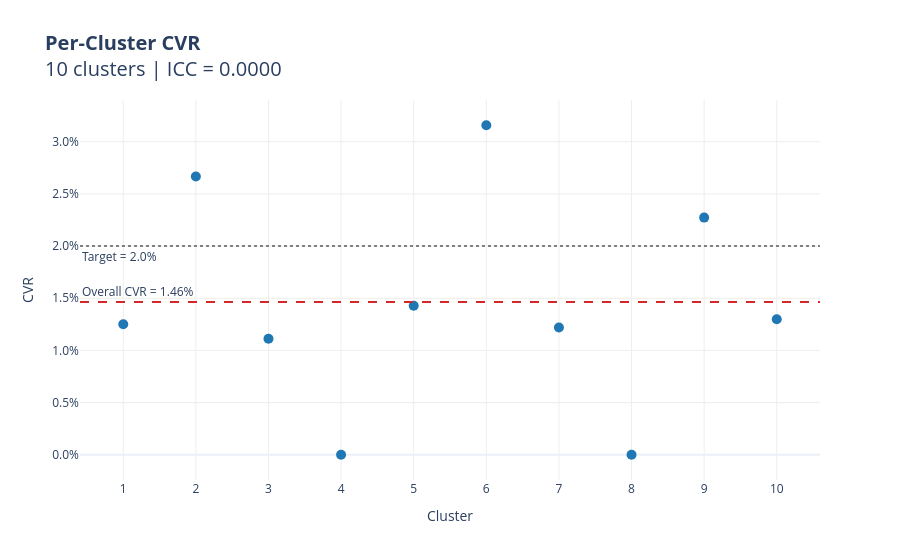
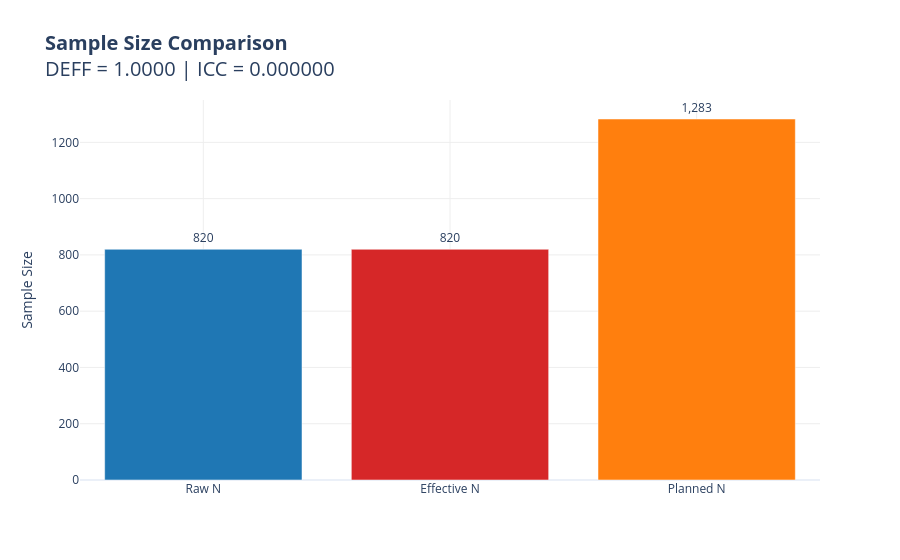

These figures' notebook cell, in order:
### Code cell
analyze_icc_effective_n(
    cluster_visitors=cluster_visitors,
    cluster_conversions=cluster_conversions,
    target_rate=d["target_rate"],
    planned_n=planned_n,
    cluster_labels=cluster_labels)

### Figure 1 — Plotly figure (JSON) as saved in the notebook; plotly's stock layout.template omitted (floating-point values rounded to 4 significant figures)
{"data": [{"marker": {"color": "#1f77b4", "size": 10}, "mode": "markers", "name": "Cluster CVR", "type": "scatter", "x": ["1", "2", "3", "4", "5", "6", "7", "8", "9", "10"], "y": [0.0125, 0.02667, 0.01111, 0.0, 0.01429, 0.03158, 0.0122, 0.0, 0.02273, 0.01299]}], "layout": {"annotations": [{"showarrow": false, "text": "Overall CVR = 1.46%", "x": 0, "xanchor": "left", "xref": "x domain", "y": 0.01463, "yanchor": "bottom", "yref": "y"}, {"showarrow": false, "text": "Target = 2.0%", "x": 0, "xanchor": "left", "xref": "x domain", "y": 0.02, "yanchor": "top", "yref": "y"}], "plot_bgcolor": "rgba(0,0,0,0)", "shapes": [{"line": {"color": "#d62728", "dash": "dash"}, "type": "line", "x0": 0, "x1": 1, "xref": "x domain", "y0": 0.01463, "y1": 0.01463, "yref": "y"}, {"line": {"color": "gray", "dash": "dot"}, "type": "line", "x0": 0, "x1": 1, "xref": "x domain", "y0": 0.02, "y1": 0.02, "yref": "y"}], "title": {"font": {"size": 20}, "text": "<b>Per-Cluster CVR</b><br>10 clusters | ICC = 0.0000"}, "xaxis": {"gridcolor": "#eee", "showgrid": true, "title": {"text": "Cluster"}}, "yaxis": {"gridcolor": "#eee", "showgrid": true, "tickformat": ".1%", "title": {"text": "CVR"}}}}

### Figure 2 — Plotly figure (JSON) as saved in the notebook; plotly's stock layout.template omitted (floating-point values rounded to 4 significant figures)
{"data": [{"marker": {"color": ["#1f77b4", "#d62728", "#ff7f0e"]}, "text": ["820", "820", "1,283"], "textposition": "outside", "type": "bar", "x": ["Raw N", "Effective N", "Planned N"], "y": [820, 820, 1283]}], "layout": {"plot_bgcolor": "rgba(0,0,0,0)", "title": {"font": {"size": 20}, "text": "<b>Sample Size Comparison</b><br>DEFF = 1.0000 | ICC = 0.000000"}, "xaxis": {"gridcolor": "#eee", "showgrid": true}, "yaxis": {"gridcolor": "#eee", "showgrid": true, "title": {"text": "Sample Size"}}}}
